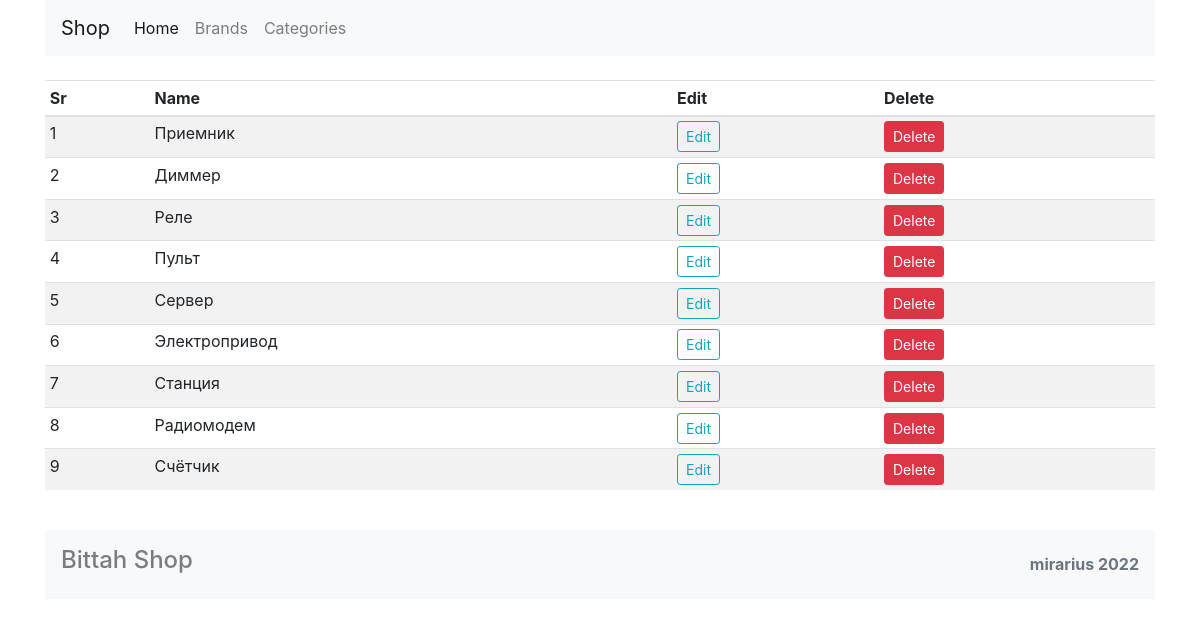
/category (signed in), run on the app's committed database.
### shop/products/models.py (models this page shows)
class Category(db.Model):
    id = db.Column(db.Integer, primary_key=True)
    name = db.Column(db.String(30), nullable=False, unique=True)

### shop/admin/routes.py (the view)
@app.route('/category')
def categories():
    if 'email' not in session:
        flash(f'Please login first', 'danger')
        return redirect(url_for('login'))
    categories = Category.query.order_by(Category.id.desc()).all()
    return render_template('admin/brand.html', title="Category page", categories=categories)

### shop/templates/admin/brand.html (shortened to what this page needs)
{% extends 'layout.html' %}
{% block content %}
<div class="container">
        <nav class="navbar navbar-expand-lg navbar-light bg-light">
      <a class="navbar-brand" href="#">Shop</a>
      <div class="collapse navbar-collapse" id="navbarNavDropdown">
        <ul class="navbar-nav">
          <li class="nav-item active">
            <a class="nav-link" href="/admin">Home<span class="sr-only">(current)</span></a>
          </li>
          <li class="nav-item">
            <a class="nav-link" href="/brands">Brands</a>
          </li>
          <li class="nav-item">
            <a class="nav-link" href="/category">Categories</a>
          </li>
        </ul>
      </div>
    </nav>
</div>
<div class="container mt-4">
    <table class="table table-sm table-condensed table-striped table-hover">
        <thead>
            <th>Sr</th>
            <th>Name</th>
            <th>Edit</th>
            <th>Delete</th>
        </thead>
        <tbody>
            {% if brands %}
            {% for brand in brands %}
            <tr>
                <td>{{loop.index}}</td>
                <td>{{brand.name}}</td>
                <td><a href="{{url_for('updatebrand', id=brand.id)}}" class="btn btn-sm btn-outline-info">Edit</a></td>
                <td>
                    <button type="button" class="btn btn-danger btn-sm" data-toggle="modal" data-target="#exampleModal-{{brand.id}}">
                        Delete
                    </button>
                </td>
            </tr>
<div class="modal fade" id="exampleModal-{{brand.id}}" tabindex="-1" role="dialog" aria-labelledby="exampleModalLabel" aria-hidden="true">
  <div class="modal-dialog" role="document">
    <div class="modal-content">
      <div class="modal-header">
        <h5 class="modal-title" id="exampleModalLabel">{{brand.name}}</h5>
        <button type="button" class="close" data-dismiss="modal" aria-label="Close">
          <span aria-hidden="true">&times;</span>
        </button>
      </div>
      <div class="modal-body">
        <span class="text-danger">Are you sure that want to delete this brand {{brand.name}}</span>
      </div>
      <div class="modal-footer">
        <button type="button" class="btn btn-secondary" data-dismiss="modal">Cancel</button>
        <form action="{{url_for('deletebrand', id=brand.id)}}" method="POST">
            <button type="submit" class="btn btn-danger btm-sm">Delete</button>
        </form>
      </div>
    </div>
  </div>
</div>
            {% endfor %}
            {% else %}
             {% for category in categories %}
            <tr>
                <td>{{loop.index}}</td>
                <td>{{category.name}}</td>
                <td><a href="{{url_for('updatecategory', id=category.id)}}" class="btn btn-sm btn-outline-info">Edit</a></td>
                <td>
                    <button type="button" class="btn btn-danger btn-sm" data-toggle="modal" data-target="#exampleModal-{{category.id}}">
                        Delete
                    </button>
                </td>
            </tr>
            {% endfor %}
            {% endif %}
        </tbody>
    </table>
</div>
{% include 'footer.html' %}
{% endblock content %}

### data on the page
Category: name "Приемник"
Category: name "Диммер"
Category: name "Реле"
Category: name "Пульт"
Category: name "Сервер"
Category: name "Электропривод"
Category: name "Станция"
Category: name "Радиомодем"
Category: name "Счётчик"
